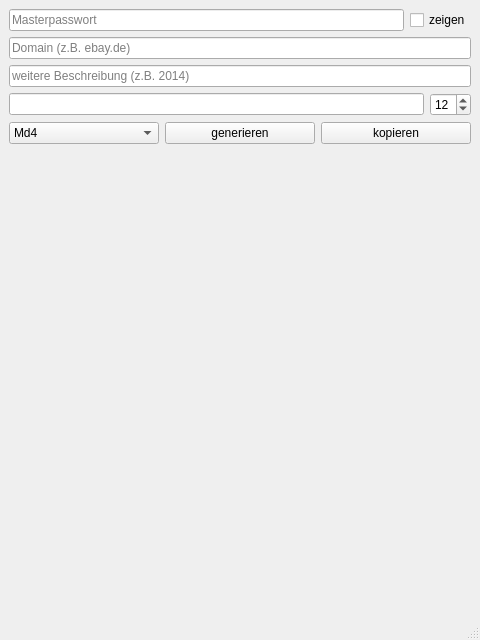
<?xml version="1.0" encoding="UTF-8"?>
<ui version="4.0">
 <class>MainWindow</class>
 <widget class="QMainWindow" name="MainWindow">
  <property name="geometry">
   <rect>
    <x>0</x>
    <y>0</y>
    <width>480</width>
    <height>640</height>
   </rect>
  </property>
  <property name="sizePolicy">
   <sizepolicy hsizetype="Preferred" vsizetype="Expanding">
    <horstretch>0</horstretch>
    <verstretch>0</verstretch>
   </sizepolicy>
  </property>
  <property name="windowTitle">
   <string>Passwortgenerator</string>
  </property>
  <widget class="QWidget" name="centralwidget">
   <layout class="QVBoxLayout" name="verticalLayout">
    <item>
     <layout class="QHBoxLayout" name="horizontalLayout">
      <item>
       <widget class="QLineEdit" name="master">
        <property name="echoMode">
         <enum>QLineEdit::Password</enum>
        </property>
        <property name="placeholderText">
         <string>Masterpasswort</string>
        </property>
       </widget>
      </item>
      <item>
       <widget class="QCheckBox" name="showPw">
        <property name="text">
         <string>zeigen</string>
        </property>
       </widget>
      </item>
     </layout>
    </item>
    <item>
     <widget class="QLineEdit" name="domain">
      <property name="placeholderText">
       <string>Domain (z.B. ebay.de)</string>
      </property>
     </widget>
    </item>
    <item>
     <widget class="QLineEdit" name="desc">
      <property name="placeholderText">
       <string>weitere Beschreibung (z.B. 2014)</string>
      </property>
     </widget>
    </item>
    <item>
     <layout class="QHBoxLayout" name="horizontalLayout_2">
      <item>
       <widget class="QLineEdit" name="pwd">
        <property name="readOnly">
         <bool>true</bool>
        </property>
       </widget>
      </item>
      <item>
       <widget class="QSpinBox" name="pwdLen">
        <property name="value">
         <number>12</number>
        </property>
       </widget>
      </item>
     </layout>
    </item>
    <item>
     <layout class="QHBoxLayout" name="horizontalLayout_3">
      <item>
       <widget class="QComboBox" name="algorithm">
        <item>
         <property name="text">
          <string>Md4</string>
         </property>
        </item>
        <item>
         <property name="text">
          <string>Md5</string>
         </property>
        </item>
        <item>
         <property name="text">
          <string>Sha1</string>
         </property>
        </item>
        <item>
         <property name="text">
          <string>Sha224</string>
         </property>
        </item>
        <item>
         <property name="text">
          <string>Sha256</string>
         </property>
        </item>
        <item>
         <property name="text">
          <string>Sha384</string>
         </property>
        </item>
        <item>
         <property name="text">
          <string>Sha512</string>
         </property>
        </item>
        <item>
         <property name="text">
          <string>Sha3_224</string>
         </property>
        </item>
        <item>
         <property name="text">
          <string>Sha3_256</string>
         </property>
        </item>
        <item>
         <property name="text">
          <string>Sha3_384</string>
         </property>
        </item>
        <item>
         <property name="text">
          <string>Sha3_512</string>
         </property>
        </item>
       </widget>
      </item>
      <item>
       <widget class="QPushButton" name="generateButton">
        <property name="text">
         <string>generieren</string>
        </property>
       </widget>
      </item>
      <item>
       <widget class="QPushButton" name="copyButton">
        <property name="text">
         <string>kopieren</string>
        </property>
       </widget>
      </item>
     </layout>
    </item>
    <item>
     <spacer name="verticalSpacer">
      <property name="orientation">
       <enum>Qt::Vertical</enum>
      </property>
      <property name="sizeHint" stdset="0">
       <size>
        <width>20</width>
        <height>40</height>
       </size>
      </property>
     </spacer>
    </item>
   </layout>
   <zorder>desc</zorder>
   <zorder>domain</zorder>
   <zorder>verticalSpacer</zorder>
  </widget>
  <widget class="QMenuBar" name="menubar">
   <property name="geometry">
    <rect>
     <x>0</x>
     <y>0</y>
     <width>480</width>
     <height>22</height>
    </rect>
   </property>
  </widget>
  <widget class="QStatusBar" name="statusbar"/>
 </widget>
 <resources/>
 <connections>
  <connection>
   <sender>pwdLen</sender>
   <signal>valueChanged(int)</signal>
   <receiver>generateButton</receiver>
   <slot>click()</slot>
   <hints>
    <hint type="sourcelabel">
     <x>440</x>
     <y>132</y>
    </hint>
    <hint type="destinationlabel">
     <x>270</x>
     <y>162</y>
    </hint>
   </hints>
  </connection>
 </connections>
</ui>
